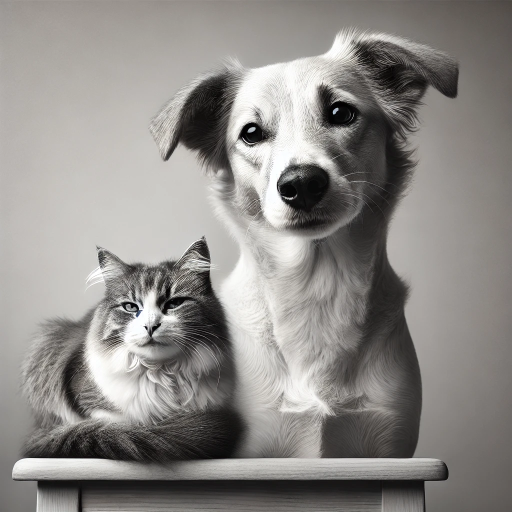
#> input picture tp1/imgGris.jpg, 1024 x 1024 px, given in place of the camera (shown at 1/2 size)
$ python tp10.py
#> lines starting #> are read from the running program, lines starting #| are printed output that depends on the picture; after the words box and inside, x2 and y2 are one past the last pixel; in counts of white or black regions, pixels touching at a corner belong together
import cv2
import numpy as np
# lo=np.array([95, 80, 60])
# hi=np.array([115, 255, 255])
# amelioration
lo=np.array([120, 30, 100])
hi=np.array([140, 70, 120])
def detect_inrange(image, surfaceMin,surfaceMax):
    points=[]
    image=cv2.blur(image, (5, 5))
    image = cv2.cvtColor(image, cv2.COLOR_BGR2HSV)
    mask=cv2.inRange(image, lo, hi)
    mask=cv2.morphologyEx(mask,cv2.MORPH_OPEN, None, iterations=2)
    elements=cv2.findContours(
        mask, cv2.RETR_EXTERNAL, cv2.CHAIN_APPROX_SIMPLE)[-2]
    elements=sorted(elements, key=lambda x:cv2.contourArea(x), reverse=True)
    for element in elements:
        if cv2.contourArea(element)>surfaceMin and cv2.contourArea(
            element)<surfaceMax:
            ((x, y), rayon)=cv2.minEnclosingCircle(element)
            points.append(np.array([int(x), int(y),int(rayon),int(
                cv2.contourArea(element))]))
    return image, mask, points
VideoCap=cv2.VideoCapture(0)

import time
while(True):
    start = time.time()
    ret, frame=VideoCap.read()
#> frame is the input picture: shape (1024, 1024, 3); mean B, G, R 135.5, 138.7, 141.6
    cv2.flip(frame,1,frame)
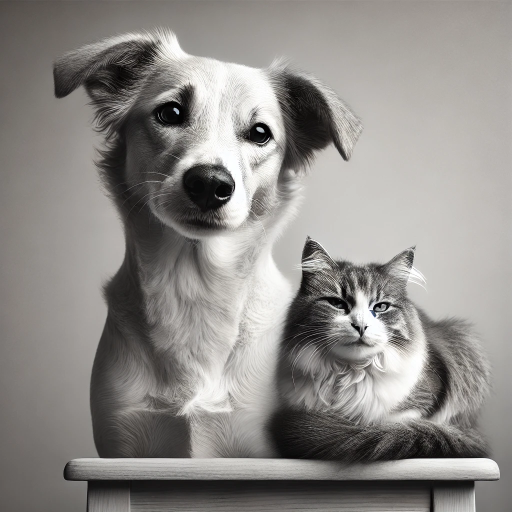
#> frame: shape (1024, 1024, 3) (shown at 1/2 size); mean B, G, R 135.5, 138.7, 141.6
    image,mask,points = detect_inrange(frame,1000,3000)
#> in detect_inrange, `image = cv2.cvtColor(image, cv2.COLOR_BGR2HSV)`: image: shape (1024, 1024, 3); mean H, S, V 19.2, 13.2, 141.7
#> in detect_inrange, `mask=cv2.inRange(image, lo, hi)`: mask: shape (1024, 1024); every value is 0
#> in detect_inrange, `elements=cv2.findContours( mask, cv2.RETR_EXTERNAL, cv2.CHAIN_APPROX_S..`: elements = []
#> points = []
    cv2.circle(frame, (100, 100), 20, (0, 255, 0), 5)
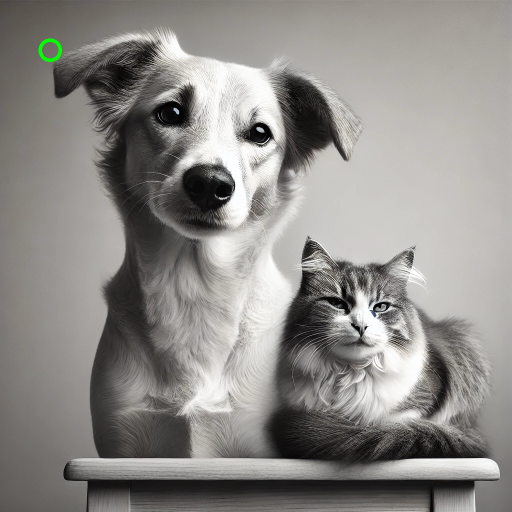
#> frame: shape (1024, 1024, 3) (shown at 1/2 size); 0.08% of pixels changed, all inside (x1, y1, x2, y2) = (77, 77, 124, 124)
    print(image[100,100])
#| [ 14  25 113]
    if (len(points)>0):
        cv2.circle(frame, (points[0][0], points[0][1]), points[0][2], (0, 0, 255), 2)
        cv2.putText(frame,str(points[0][3]),(points[0][0], points[0][1]),
        cv2.FONT_HERSHEY_COMPLEX,1,(255,0,0),2,cv2.LINE_AA)
    if mask is not None :
        cv2.imshow("mask",mask)
    cv2.imshow('image', frame)
    if cv2.waitKey(10)&0xFF==ord('q'):
#> (key q is pressed here)
        break
    t = time.time()-start
    fps = 1/t
    print("fps :",fps)
VideoCap.release()
cv2.destroyAllWindows()

$ run again, on tp1/imgInversee.jpg
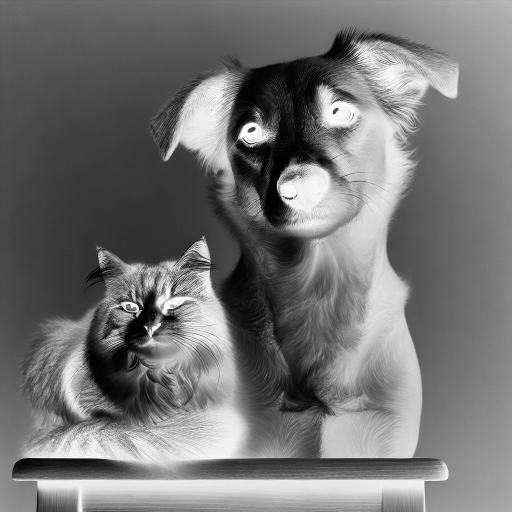
#> input picture tp1/imgInversee.jpg, 1024 x 1024 px, given in place of the camera (shown at 1/2 size)
#> frame is the input picture: shape (1024, 1024, 3); min 0, max 255, mean 115.8
#> `cv2.flip(frame,1,frame)`:
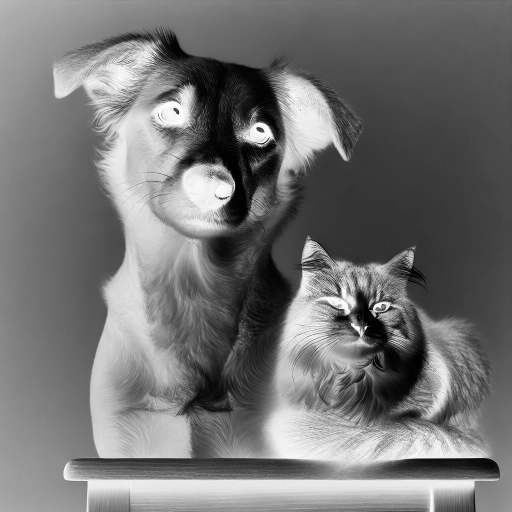
#> frame: shape (1024, 1024, 3) (shown at 1/2 size); min 0, max 255, mean 115.8
#> mask: shape (1024, 1024); every value is 0
#> elements = []
#> `cv2.circle(frame, (100, 100), 20, (0, 255, 0), 5)`:
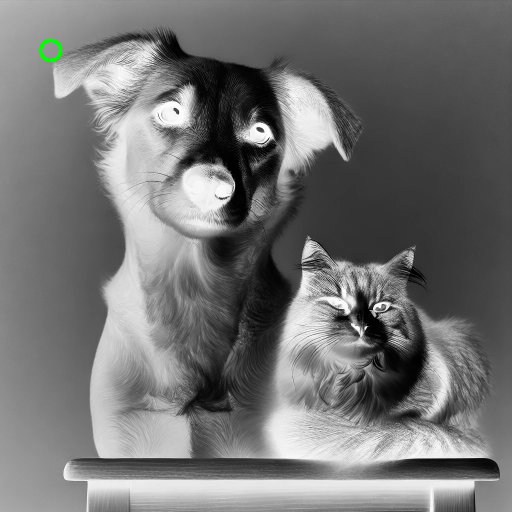
#> frame: shape (1024, 1024, 3) (shown at 1/2 size); 0.08% of pixels changed, all inside (x1, y1, x2, y2) = (77, 77, 124, 124)
#| [  0   0 147]
